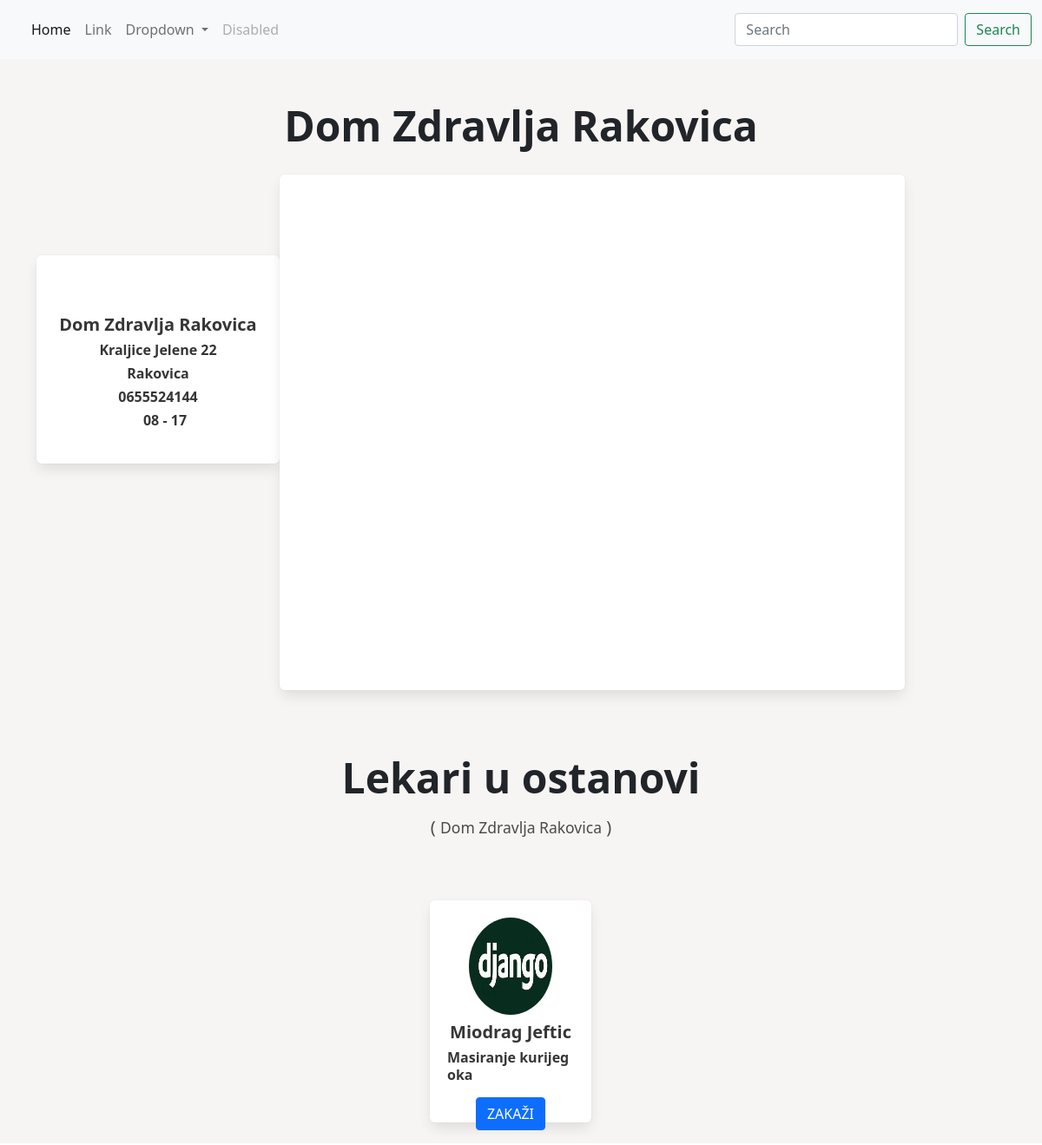
/1/, run on the app's committed database.
### objects/models.py (models this page shows, shortened)
class AllObjects(models.Model):
    user = models.ForeignKey(User, on_delete=models.CASCADE)
    slug = models.SlugField()
    name = models.CharField(max_length=255)
    address = models.CharField(max_length=255)
    region = models.CharField(max_length=255)
    phone = models.CharField(max_length=255)
    working_h = models.CharField(max_length=255)
    lat = models.DecimalField(max_digits=20, decimal_places=8)
    lng = models.DecimalField(max_digits=20, decimal_places=8)

### doctors/models.py (models this page shows, shortened)
class DoctorProfile(models.Model):
    user = models.ForeignKey(User, on_delete=models.CASCADE)
    slug = models.SlugField()
    profile_pic = models.ImageField(null=True, blank=True, upload_to="images")
    name = models.CharField(max_length=255)
    email = models.EmailField()
    phone = models.CharField(max_length=255)
    specialization =models.CharField(max_length=255)

### objects/views.py (the view)
# urls.py: path('<int:pk>/', SingleObjectView, name="detail")
def SingleObjectView(request,pk):
    object = AllObjects.objects.get(pk=pk)
    doctors = DoctorProfile.objects.all()
    return render(request, 'object.html',{'object':object,'doctors':doctors})

### objects/templates/object.html (shortened to what this page needs)
{% extends 'core.html' %}
{% block content %}
<h1 class="is-size-1 text-center fw-bold py-5">{{ object.name }}</h1>
<div class="container d-flex py-4 mt-5 ">
   <div class="box justify-content-center mr-5" style=" height: 30vh;">
    <div class="d-flex mt-5 ">
        <div style="width: 20vw;" class="d-flex  justify-content-center">  <h5> <strong> {{ object.name }}</strong></h5> </div>
      </div>
      <div class="d-flex ">
          <div style="width: 20vw;" class="d-flex  justify-content-center">  <h6> <strong> {{ object.address }}</strong></h6> </div>
        </div>
        <div class="d-flex ">
          <div style="width: 20vw;" class="d-flex  justify-content-center">  <h6> <strong> {{ object.region }}</strong></h6> </div>
        </div>
        <div class="d-flex ">
          <div style="width: 20vw;" class="d-flex  justify-content-center">  <h6> <strong> 0{{ object.phone }}</strong></h6> </div>
        </div>
        <div class="d-flex  justify-content-center">
          <div class="d-flex  justify-content-start"> <h6> <strong class="ml-4"> {{ object.working_h }}</strong></h6> </div>
        </div>
   </div>
   <div class="box p-0 justify-content-center"style="width:60vw; height: 45vh; margin-top:-7vh; margin-left:-2vw;">
    <div style="width: 60vw; height: 45vh; " id="map"></div>
   </div>
</div>
<h1 class="is-size-1 text-center fw-bold pt-5 pb-2">Lekari u ostanovi </h1>
<h4 class="subtitle text-center"> ( <small>{{ object.name }}</small> ) </h4>
<div class="container d-flex sm-d-grid justify-content-center align-items-center py-4 mt-5 ">
{% for doctor in doctors %}
      {% if object.slug == doctor.slug %}
        <div class="box  col-md-2 justify-content-center  align-items-center col-sm-12 mr-5" style=" height: 32vh;">
          <div class="d-flex ">
            <div style="width: 20vw;" class="d-flex  justify-content-center"> <img style="width: 8vw; height: 14vh;" src="{{ doctor.profile_pic.url }}" class="rounded-circle" alt=""> </div>
          </div>
          <div class="d-flex mt-2">
             <div style="width: 20vw;" class="d-flex  justify-content-center">  <h5> <strong> {{ doctor.name }}</strong></h5> </div>
           </div>
           <div class="d-flex ">
               <div style="width: 20vw;" class="d-flex  justify-content-center">  <h6> <strong> {{ doctor.specialization }}</strong></h6> </div>
           </div>
           <div class="d-flex mt-2  pb-4 ">
            <a href="{% url 'doctor_profile' doctor.pk%}" class="btn btn-primary m-auto is-uppercase">Zakaži</a>
           </div>
        </div>
      {% endif %}
{% endfor %}
</div>
{% endblock content %}

### objects/templates/core.html (style rules this page uses)
body { background:rgb(247, 244, 244); }

### data on the page
AllObjects: name "Dom Zdravlja Rakovica", address "Kraljice Jelene 22", region "Rakovica", phone "655524144", working_h "08 - 17"
DoctorProfile: profile_pic (picture), name "Miodrag Jeftic", specialization "Masiranje kurijeg oka"
